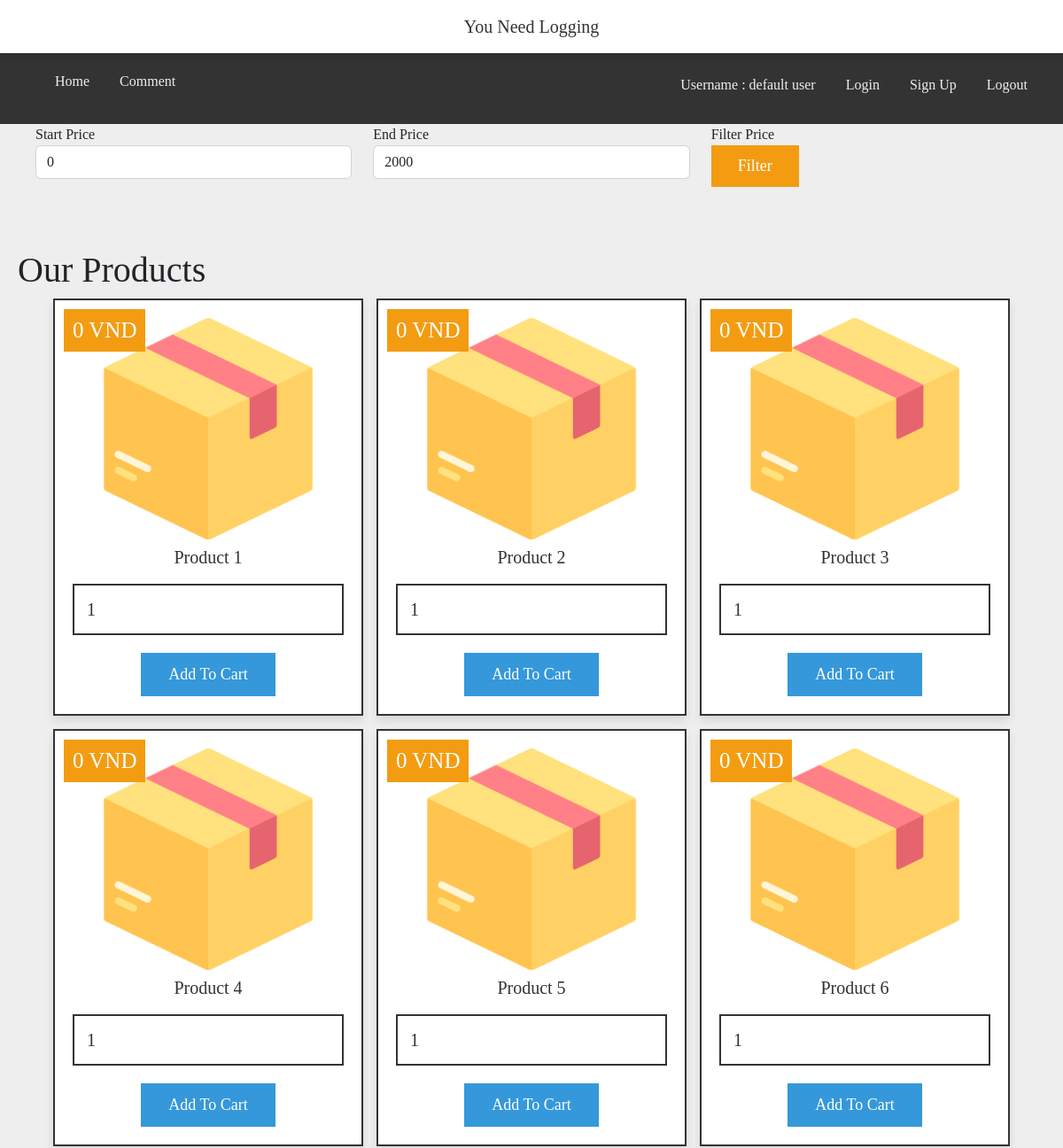
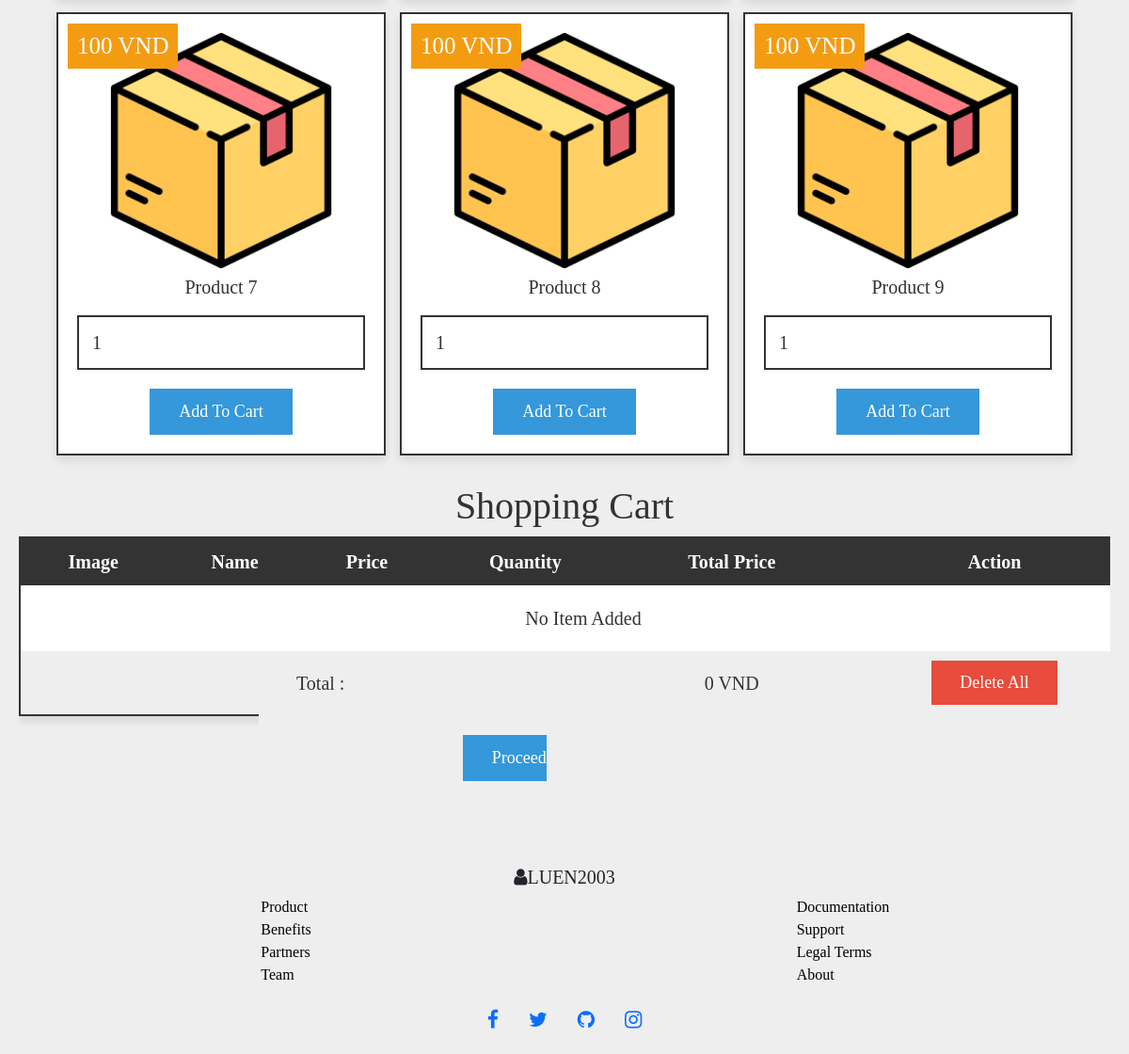
Screenshot of /index.php (signed in) with the database file from the repository (2 pictures, top to bottom).
### tables this page shows
CREATE TABLE `user_info` (
  `id` int(100) NOT NULL,
  `name` varchar(100) NOT NULL,
  `password` varchar(100) NOT NULL,
  `is_admin` tinyint(1) NOT NULL DEFAULT 0
);

CREATE TABLE `products` (
  `id` int(100) NOT NULL,
  `name` varchar(100) NOT NULL,
  `price` int(11) NOT NULL,
  `image` varchar(100) NOT NULL
);

### index.php (the view, shortened to what this page needs)
<?php
include 'config.php';
$user_id = $_SESSION['user_id'];
if ($user_id == 1) {
   $message[] = 'You need logging';
}
?>
<!DOCTYPE html>
<html lang="en">
<head>
   <link href="https://cdn.jsdelivr.net/npm/bootstrap@5.2.3/dist/css/bootstrap.min.css" rel="stylesheet">
   <link rel="stylesheet" href="https://cdnjs.cloudflare.com/ajax/libs/font-awesome/4.7.0/css/font-awesome.min.css">
   <link rel="stylesheet" href="css/style.css">
</head>
<body>
   <?php
   if (isset($message)) {
      if (is_array($message) || is_object($message)) {
         foreach ($message as $onMessage) {
            echo '<div class="message" onclick="this.remove();">' . $onMessage . '</div>';
         }
      }
   }
   ?>
   <header className='header'>
      <div className='container flex'>
         <div className='nav'>
            <ul className="nav-links">
               <li>
                  <a href='index.php'> Home </a>
               </li>
               <li>
                  <a href='comment.php'> Comment </a>
               </li>
               <div class='nav-items-icon'>
                  <li>
                     <?php
                     $select_user = mysqli_query($conn, "SELECT * FROM `user_info` WHERE id = '$user_id'") or die('query failed');
                     if (mysqli_num_rows($select_user) > 0) {
                        $fetch_user = mysqli_fetch_assoc($select_user);
                     }
                     ?>
                     <div class='text'>
                        <p> Username : <span>
                              <?php echo $fetch_user['name']; ?>
                           </span> </p>
                     </div>
                  </li>
                  <li>
                     <a href="login.php">Login</a>
                  </li>
                  <li>
                     <a href="register.php">Sign Up</a>
                  </li>
                  <li>
                     <a href="index.php?logout=<?php echo $user_id; ?>">Logout</a>
                  </li>
               </div>
            </ul>
         </div>
      </div>
   </header>
   <div class="container">
      <div class="container">
         <form>
            <div class="row">
               <div class="col">
                  <label for="">Start Price</label>
                  <input type="text" name="start_price" value="<?php if (isset($_GET['start_price'])) {
                     echo $_GET['start_price'];
                  } else {
                     echo "0";
                  } ?>" class="form-control">
               </div>
               <div class="col">
                  <label for="">End Price</label>
                  <input type="text" name="end_price" value="<?php if (isset($_GET['end_price'])) {
                     echo $_GET['end_price'];
                  } else {
                     echo "2000";
                  } ?>" class="form-control">
               </div>
               <div class="col">
                  <label for="">Filter Price</label> <br />
                  <button type="submit" class="option-btn ">Filter</button>
               </div>
            </div>
         </form>
      </div>
      <div class="products">
         <h1 class="heading">Our Products</h1>
         <div class="box-container">
            <?php
            if (isset($_GET['start_price']) && isset($_GET['end_price'])) {
               $startprice = $_GET['start_price'];
               $endprice = $_GET['end_price'];
               $select_product = mysqli_query($conn, "SELECT * FROM `products` WHERE price BETWEEN $startprice AND $endprice") or die('query failed');
            } else {
               $select_product = mysqli_query($conn, "SELECT * FROM `products`") or die('query failed');
            }
            if (mysqli_num_rows($select_product) > 0) {
               while ($fetch_product = mysqli_fetch_assoc($select_product)) {
                  ?>
                  <form method="post" class="box" action="">
                     <img src="images/<?php echo $fetch_product['image']; ?>" alt="">
                     <div class="name">
                        <?php echo $fetch_product['name']; ?>
                     </div>
                     <div class="price">
                        <?php echo $fetch_product['price']; ?> VND
                     </div>
                     <input type="number" min="1" name="product_quantity" value="1">
                     <input type="submit" value="add to cart" name="add_to_cart" class="btn">
                  </form>
                  <?php
               }
            }
            ?>
         </div>
      </div>
      <div class="shopping-cart">
         <h1 class="heading">Shopping Cart</h1>
         <table>
            <thead>
               <th>image</th>
               <th>name</th>
               <th>price</th>
               <th>quantity</th>
               <th>total price</th>
               <th>action</th>
            </thead>
            <tbody>
               <?php
               $cart_query = mysqli_query($conn, "SELECT * FROM `cart` WHERE user_id = '$user_id'") or die('query failed');
               $grand_total = 0;
               if (mysqli_num_rows($cart_query) > 0) {
                  while ($fetch_cart = mysqli_fetch_assoc($cart_query)) {
                     ?>
                     <tr>
                        <td><img src="images/<?php echo $fetch_cart['image']; ?>" height="100" alt=""></td>
                        <td>
                           <?php echo $fetch_cart['name']; ?>
                        </td>
                        <td>
                           <?php echo $fetch_cart['price']; ?> VND
                        </td>
                        <td>
                           <form action="" method="post">
                              <input type="hidden" name="cart_id" value="<?php echo $fetch_cart['id']; ?>">
                              <input type="number" min="1" name="cart_quantity"
                                 value="<?php echo $fetch_cart['quantity']; ?>">
                              <input type="submit" name="update_cart" value="update" class="option-btn">
                           </form>
                        </td>
                        <td>
                           <?php echo $sub_total = ($fetch_cart['price'] * $fetch_cart['quantity']); ?> VND
                        </td>
                        <td><a href="index.php?remove=<?php echo $fetch_cart['id']; ?>" class="delete-btn">remove</a></td>
                     </tr>
                     <?php
                     $grand_total += $sub_total;
                  }
               } else {
                  echo '<tr><td style="padding:20px; text-transform:capitalize;" colspan="6">no item added</td></tr>';
               }
               ?>
               <tr class="table-bottom">
                  <td colspan="4">Total :</td>
                  <td>
                     <?php echo $grand_total; ?> VND
                  </td>
                  <td><a href="index.php?delete_all"
                        class="delete-btn <?php echo ($grand_total >= 0) ? '' : 'disabled'; ?>">delete all</a></td>
               </tr>
            </tbody>
         </table>
         <form method="post">
            <button name="checkout" class="cart-btn">
               <div class="btn <?php echo ($grand_total >= 0) ? '' : 'disabled'; ?>">proceed to checkout</div>
            </button>
         </form>
      </div>
   </div>
   <footer class="footer">
      <div class="container">
         <div class="row">
            <div class="col-md-12">
               <h5 class="d-flex align-items-center justify-content-center"><i class="fa fa-user"></i> LUEN2003</h5>
               <div class="row">
                  <div class="col-6 d-flex align-items-center justify-content-center">
                     <ul class="list-unstyled">
                        <li><a href="#">Product</a></li>
                        <li><a href="#">Benefits</a></li>
                        <li><a href="#">Partners</a></li>
                        <li><a href="#">Team</a></li>
                     </ul>
                  </div>
                  <div class="col-6 d-flex align-items-center justify-content-center">
                     <ul class="list-unstyled">
                        <li><a href="#">Documentation</a></li>
                        <li><a href="#">Support</a></li>
                        <li><a href="#">Legal Terms</a></li>
                        <li><a href="#">About</a></li>
                     </ul>
                  </div>
               </div>
               <ul class="nav d-flex align-items-center justify-content-center ">
                  <li class="nav-item"><a href="" class="nav-link "><i class="fa fa-facebook fa-lg"></i></a></li>
                  <li class="nav-item"><a href="" class="nav-link"><i class="fa fa-twitter fa-lg"></i></a></li>
                  <li class="nav-item"><a href="" class="nav-link"><i class="fa fa-github fa-lg"></i></a></li>
                  <li class="nav-item"><a href="" class="nav-link"><i class="fa fa-instagram fa-lg"></i></a></li>
               </ul>
               <br>
            </div>
         </div>
      </div>
   </footer>
</body>
</html>

### css/style.css (style rules this page uses)
:root { --blue:#3498db; --red:#e74c3c; --orange:#f39c12; --black:#333; --white:#fff; --light-bg:#eee; --box-shadow:0 5px 10px rgba(0,0,0,.1); --border:2px solid var(--black); }
* { font-family: "Times New Roman", sans-serif; margin:0; padding:0; box-sizing: border-box; outline: none; border: none; text-decoration: none; }
body { background-color: var(--light-bg); }
.container { max-width: 80%; margin: auto; }
ul { list-style: none; }
a { text-decoration: none; color: black; }
header { padding: 20px 0; background-color: #333; }
header ul { display: inline-block; }
header ul li { display: inline-block; margin-left: 30px; }
header ul li a { font-weight: 500; transition: 0.5s; color: #eee; }
.nav-items-icon { position: absolute; margin: 0; right: 30px; transform: translateY(-50%); padding: 5px 10px; }
.text { color: #eee; }
.message { position: sticky; top:0; left:0; right:0; padding:15px 10px; background-color: var(--white); text-align: center; z-index: 1000; box-shadow: var(--box-shadow); color:var(--black); font-size: 20px; text-transform: capitalize; cursor: pointer; }
.btn, .delete-btn, .option-btn { display: inline-block; padding:10px 30px; cursor: pointer; font-size: 18px; color:var(--white); border-radius: 0px; text-transform: capitalize; }
.btn { background-color: var(--blue); margin-top: 10px; }
.delete-btn { background-color: var(--red); }
.option-btn { background-color: var(--orange); }
.container { padding:0 20px; margin:0 auto; max-width: 1200px; padding-bottom: 70px; }
.container .products .box-container { display: flex; flex-wrap: wrap; gap:15px; justify-content: center; }
.container .products .box-container .box { text-align: center; box-shadow: var(--box-shadow); border:var(--border); position: relative; padding:20px; background-color: var(--white); width: 350px; }
.container .products .box-container .box img { height: 250px; }
.container .products .box-container .box .name { font-size: 20px; color:var(--black); padding:5px 0; }
.container .products .box-container .box .price { position: absolute; top:10px; left:10px; padding:5px 10px; background-color: var(--orange); color:var(--white); font-size: 25px; }
.container .products .box-container .box input[type="number"] { margin:10px 0; width: 100%; border:var(--border); font-size: 20px; color:var(--black); padding:12px 14px }
.container .shopping-cart { padding:20px 0; }
.container .shopping-cart table { width: 100%; text-align: center; border:var(--border); box-shadow: var(--box-shadow); background-color: var(--white); }
.container .shopping-cart table thead { background-color: var(--black); }
.container .shopping-cart table thead th { padding:10px; color:var(--white); text-transform: capitalize; font-size: 20px; }
.container .shopping-cart table .table-bottom { background-color: var(--light-bg); }
.container .shopping-cart table tr td { padding:10px; font-size: 20px; color:var(--black); }
.container .shopping-cart table tr td:nth-child(1) { padding:0; }
.shopping-cart { margin-top: 10px; text-align: center; color: white; }
.container .shopping-cart .cart-btn { margin-top: 10px; text-align: center; color: white; }
.shopping-cart .heading { color: #333; }
@media (max-width:1200px) { .container .shopping-cart { overflow-x: scroll; } }
@media (max-width:1200px) { .container .shopping-cart table { width: 1200px; } }

### rows the page displays
user_info: name "default user"
products: image (picture), name "Product 1", price "0"
products: image (picture), name "Product 2", price "0"
products: image (picture), name "Product 3", price "0"
products: image (picture), name "Product 4", price "0"
products: image (picture), name "Product 5", price "0"
products: image (picture), name "Product 6", price "0"
products: image (picture), name "Product 7", price "100"
products: image (picture), name "Product 8", price "100"
products: image (picture), name "Product 9", price "100"

### other values shown
$onMessage "You Need Logging"
$grand_total "0"
